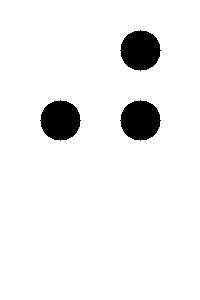
#> input picture braille_processing/braille_dataset/0.jpg, 200 x 300 px; its folder holds only this picture in this run
$ python random_detect.py
#> lines starting #> are read from the running program, lines starting #| are printed output that depends on the picture; after the words box and inside, x2 and y2 are one past the last pixel; in counts of white or black regions, pixels touching at a corner belong together
import cv2
import numpy as np
import os
import random
import time

# ===== MODE SELECTION (ONLY ONCE) =====
mode = input("Select mode: (L)etter or (N)umber: ").strip().upper()
#> the answer given: L

if mode not in ["L", "N"]:
    print("Invalid selection. Restart program.")
    exit()

print("\nRunning in", "Letter Mode" if mode == "L" else "Number Mode")
print("Press Ctrl+C to stop.\n")
print("--------------------------------------------------")

# ===== BRAILLE MAP =====
base_map = {
    (1,0,0,0,0,0): ('A', '1'),
    (1,1,0,0,0,0): ('B', '2'),
    (1,0,0,1,0,0): ('C', '3'),
    (1,0,0,1,1,0): ('D', '4'),
    (1,0,0,0,1,0): ('E', '5'),
    (1,1,0,1,0,0): ('F', '6'),
    (1,1,0,1,1,0): ('G', '7'),
    (1,1,0,0,1,0): ('H', '8'),
    (0,1,0,1,0,0): ('I', '9'),
    (0,1,0,1,1,0): ('J', '0'),

    (1,0,1,0,0,0): ('K', None),
    (1,1,1,0,0,0): ('L', None),
    (1,0,1,1,0,0): ('M', None),
    (1,0,1,1,1,0): ('N', None),
    (1,0,1,0,1,0): ('O', None),
    (1,1,1,1,0,0): ('P', None),
    (1,1,1,1,1,0): ('Q', None),
    (1,1,1,0,1,0): ('R', None),
    (0,1,1,1,0,0): ('S', None),
    (0,1,1,1,1,0): ('T', None),
    (1,0,1,0,0,1): ('U', None),
    (1,1,1,0,0,1): ('V', None),
    (0,1,0,1,1,1): ('W', None),
    (1,0,1,1,0,1): ('X', None),
    (1,0,1,1,1,1): ('Y', None),
    (1,0,1,0,1,1): ('Z', None),
}

files = os.listdir("braille_dataset")

# ===== CONTINUOUS LOOP =====
try:
    while True:

        random_file = random.choice(files)
        img = cv2.imread(f"braille_dataset/{random_file}")
#> img is the input picture: shape (300, 200, 3); min 0, max 255, mean 239

        gray = cv2.cvtColor(img, cv2.COLOR_BGR2GRAY)
        _, thresh = cv2.threshold(gray, 120, 255, cv2.THRESH_BINARY_INV)
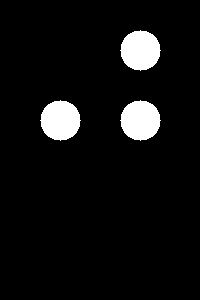
#> thresh: shape (300, 200); 6.3% white; 3 white regions, box (x1, y1, x2, y2) and area: (120, 30, 161, 71) 1257, (40, 100, 81, 141) 1257, (120, 100, 161, 141) 1257

        regions = [
            thresh[30:90, 30:90],
            thresh[90:150, 30:90],
            thresh[150:210, 30:90],
            thresh[30:90, 110:170],
            thresh[90:150, 110:170],
            thresh[150:210, 110:170],
        ]

        pattern = []

        for r in regions:
            if cv2.countNonZero(r) > 50:
                pattern.append(1)
            else:
                pattern.append(0)
#> this loop made 6 passes
#> after the loop, pattern = [0, 1, 0, 1, 1, 0]

        pattern_tuple = tuple(pattern)
#> pattern_tuple = (0, 1, 0, 1, 1, 0)
        detected = base_map.get(pattern_tuple, (None, None))
#> detected = ('J', '0')

        if detected[0] is None:
            result = "Unknown"
        else:
            if mode == "L":
                result = detected[0]
#> result = 'J'
            else:
                result = detected[1] if detected[1] is not None else "Not a Number"

        print("Image:", random_file,
              "| Pattern:", pattern,
              "| Output:", result)
#| Image: 0.jpg | Pattern: [0, 1, 0, 1, 1, 0] | Output: J

        time.sleep(2)

except KeyboardInterrupt:
    print("\nProgram stopped.")
